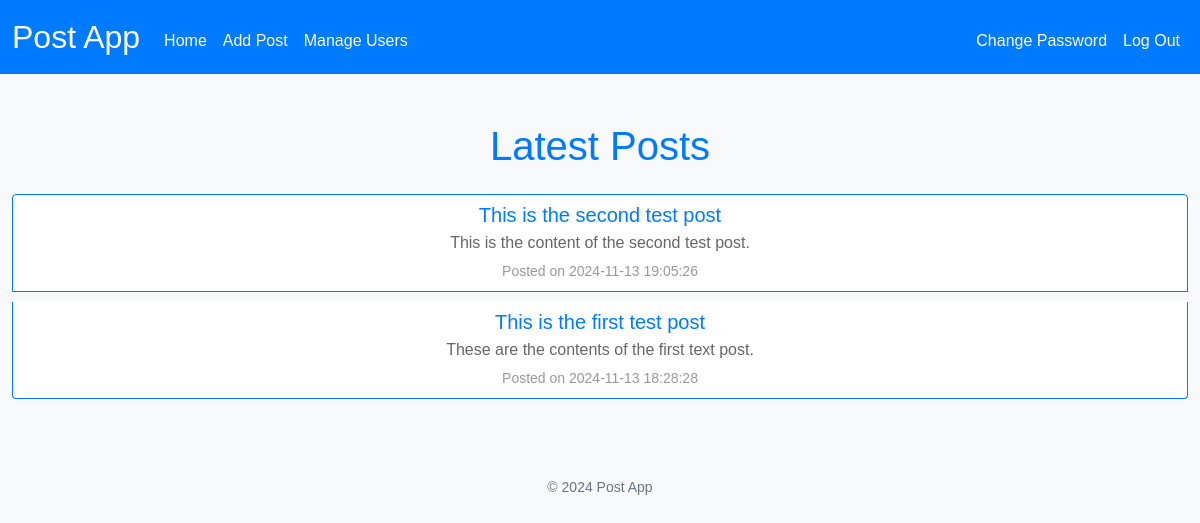
The page / (signed in) on the database its author committed.
### tables this page shows
CREATE TABLE posts (
    id INTEGER PRIMARY KEY AUTOINCREMENT,
    title TEXT NOT NULL,
    content TEXT NOT NULL,
    timestamp TEXT DEFAULT CURRENT_TIMESTAMP
);

### app.py (the view)
@app.route("/")
@login_required
def index():
    posts = db.execute("SELECT * FROM posts ORDER BY timestamp DESC")
    return render_template("index.html", posts=posts)

### app.py (called while the page is built)
@app.after_request
def after_request(response):
    response.headers["Cache-Control"] = "no-cache, no-store, must-revalidate"
    response.headers["Expires"] = 0
    response.headers["Pragma"] = "no-cache"
    return response

### helpers.py (called while the page is built)
def login_required(f):
    @wraps(f)
    def decorated_function(*args, **kwargs):
        if session.get("user_id") is None:
            flash("Please log in to access this page.")
            return redirect("/login")
        return f(*args, **kwargs)
    return decorated_function

### templates/index.html (shortened to what this page needs)
{% extends "layout.html" %}
{% block main %}
    <h1 class="mb-4">Latest Posts</h1>
    <div class="list-group">
        {% for post in posts %}
            <a href="/posts/{{ post.id }}" class="list-group-item list-group-item-action">
                <h5 class="mb-1">{{ post.title }}</h5>
                <p class="mb-1">{{ post.content | truncate(100) }}</p>
                <small>Posted on {{ post.timestamp }}</small>
            </a>
        {% endfor %}
    </div>
{% endblock %}

### static/styles.css (style rules this page uses)
body { font-family: 'Arial', sans-serif; background-color: #f8f9fa; color: #333; }
h1, h2 { color: #007bff; }
.list-group-item { margin-bottom: 10px; border: 1px solid #007bff; }
.list-group-item h5 { color: #007bff; }
.list-group-item p { color: #666; }
.list-group-item small { color: #999; }

### rows shown on the page
posts: title "This is the second test post", content "This is the content of the second test post.", timestamp "2024-11-13 19:05:26"
posts: title "This is the first test post", content "These are the contents of the first text post.", timestamp "2024-11-13 18:28:28"
